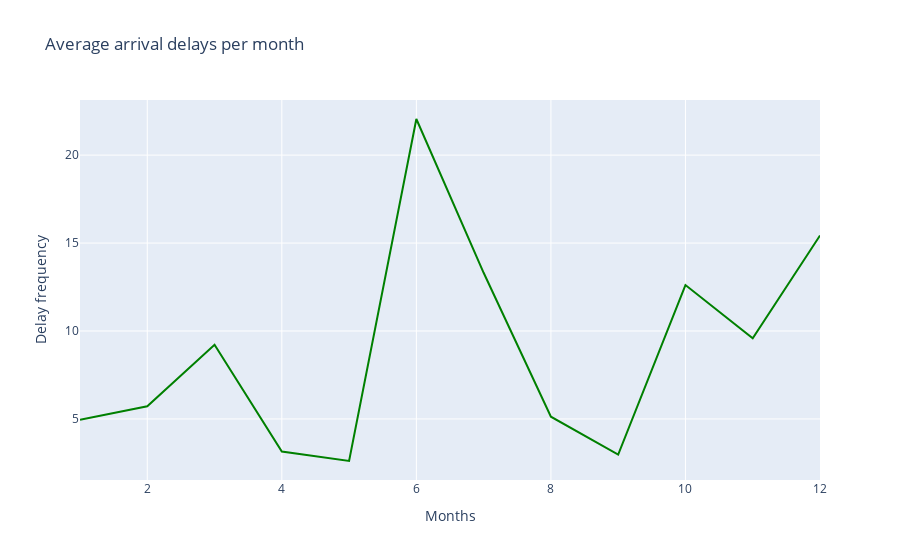

Notebook code cell kept with this figure:
### Code cell
# So now let's calculate average flight arrival delay over the month. There are lot of avg. arr. flight delays over a particular month, and therefore they need to be grouped by
import plotly.graph_objects as go #for this purpose we shall deploy plotly.graph_objects

Avg_flight_delay = airline_sample.groupby("Month")["ArrDelay"].mean()
fig = go.Figure()
fig.add_trace(go.Scatter(x = Avg_flight_delay.index, y = Avg_flight_delay.values, mode = "lines", marker = dict(color = "green")))
#its better to use the index and values of the grouped series for such plotting because of their proper sorting out
fig.update_layout(title = "Average arrival delays per month", xaxis_title = "Months", yaxis_title = "Delay frequency")
fig.show()

### Figure 1 — Plotly figure (JSON) as saved in the notebook; plotly's stock layout.template omitted (floating-point values rounded to 4 significant figures)
{"data": [{"marker": {"color": "green"}, "mode": "lines", "type": "scatter", "x": [1, 2, 3, 4, 5, 6, 7, 8, 9, 10, 11, 12], "y": [4.955, 5.718, 9.214, 3.149, 2.61, 22.05, 13.31, 5.128, 2.971, 12.61, 9.581, 15.43]}], "layout": {"autosize": true, "title": {"text": "Average arrival delays per month"}, "xaxis": {"autorange": true, "range": [1, 12], "title": {"text": "Months"}, "type": "linear"}, "yaxis": {"autorange": true, "range": [1.53, 23.13], "title": {"text": "Delay frequency"}, "type": "linear"}}}
